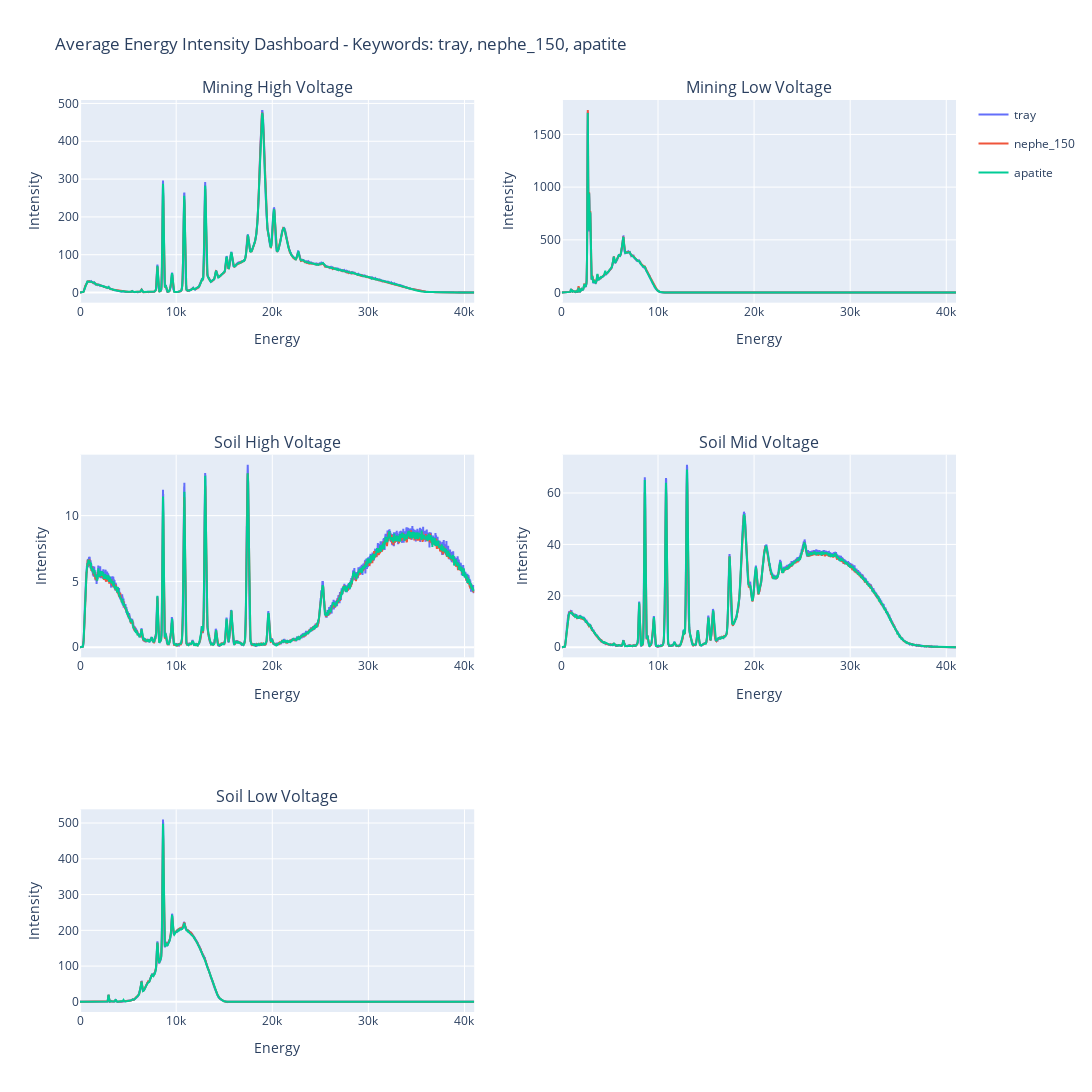

The notebook cell saved with this chart:
### Code cell
from pathlib import Path
import os
import pandas as pd
import plotly.graph_objects as go
from plotly.subplots import make_subplots
from plotly.colors import qualitative

# 1) Ask for three keywords (original + two additional)
keyword_1 = input("Enter keyword 1 (example: apatite, tray3, zircon): ").strip().lower()
keyword_2 = input("Enter keyword 2: ").strip().lower()
keyword_3 = input("Enter keyword 3: ").strip().lower()

keywords = [keyword_1, keyword_2, keyword_3]
if any(not k for k in keywords):
    raise ValueError("All three keywords are required.")

# Keep order but remove duplicates if repeated
keywords = list(dict.fromkeys(keywords))
print(f"Keywords to compare: {keywords}")

# One unique color per keyword, reused on all five plots
color_palette = qualitative.Plotly
keyword_colors = {keyword: color_palette[i % len(color_palette)] for i, keyword in enumerate(keywords)}
print(f"Keyword colors: {keyword_colors}")

# Base folder containing measurement run folders
base_dir = Path.cwd().parent / "sample_outputs"
if not base_dir.exists():
    raise FileNotFoundError(f"Could not find sample_outputs folder: {base_dir}")

# Retrieve CSV data separately for these five groups
target_groups = {
    "mininghighvoltage": "Mining High Voltage",
    "mininglowvoltage": "Mining Low Voltage",
    "soilhighvoltage": "Soil High Voltage",
    "soilmidvoltage": "Soil Mid Voltage",
    "soillowvoltage": "Soil Low Voltage",
}


def infer_energy_intensity_columns(df: pd.DataFrame):
    cols_lower = {c: str(c).lower() for c in df.columns}
    numeric_cols = [c for c in df.columns if pd.api.types.is_numeric_dtype(df[c])]

    if not numeric_cols:
        coerced = df.copy()
        for c in df.columns:
            coerced[c] = pd.to_numeric(coerced[c], errors="coerce")
        numeric_cols = [c for c in coerced.columns if pd.api.types.is_numeric_dtype(coerced[c])]
        df = coerced

    if len(numeric_cols) < 2:
        return None, None, df

    energy_candidates = [
        c for c in numeric_cols
        if any(k in cols_lower[c] for k in ["energy", "kev", "channel"])
    ]
    intensity_candidates = [
        c for c in numeric_cols
        if any(k in cols_lower[c] for k in ["intensity", "counts", "count", "cps", "rate"])
    ]

    x_col = energy_candidates[0] if energy_candidates else numeric_cols[0]

    if intensity_candidates:
        y_col = next((c for c in intensity_candidates if c != x_col), None)
    else:
        y_col = next((c for c in numeric_cols if c != x_col), None)

    return x_col, y_col, df


def find_candidate_folders(keyword: str):
    # Prefer folder-name matches first (most reliable for choosing the right run set)
    folder_name_matches = [
        folder for folder in base_dir.iterdir()
        if folder.is_dir() and keyword in folder.name.lower()
    ]

    if folder_name_matches:
        return sorted(folder_name_matches)

    # Fallback: match folders where at least one CSV file contains the keyword
    candidate_folders = []
    for folder in base_dir.iterdir():
        if not folder.is_dir():
            continue
        if any(keyword in p.name.lower() for p in folder.glob("*.csv")):
            candidate_folders.append(folder)

    return sorted(candidate_folders)


def build_avg_curves(candidate_folders):
    files_by_group = {k: [] for k in target_groups}

    for folder in candidate_folders:
        for csv_path in folder.glob("*.csv"):
            name = csv_path.name.lower()
            for key in target_groups:
                if key in name:
                    files_by_group[key].append(csv_path)
                    break

    for key, files in files_by_group.items():
        print(f"{target_groups[key]}: {len(files)} files")

    avg_curves = {}
    for key, file_list in files_by_group.items():
        aligned = []

        for file_path in file_list:
            try:
                df_raw = pd.read_csv(file_path)
            except Exception:
                continue

            x_col, y_col, df = infer_energy_intensity_columns(df_raw)
            if x_col is None or y_col is None:
                continue

            curve = df[[x_col, y_col]].copy()
            curve.columns = ["energy", "intensity"]
            curve["energy"] = pd.to_numeric(curve["energy"], errors="coerce")
            curve["intensity"] = pd.to_numeric(curve["intensity"], errors="coerce")
            curve = curve.dropna().sort_values("energy")

            if curve.empty:
                continue

            curve["energy"] = curve["energy"].round(6)
            aligned.append(curve)

        if aligned:
            combined = pd.concat(aligned, ignore_index=True)
            avg = combined.groupby("energy", as_index=False)["intensity"].mean()
            avg_curves[key] = avg
        else:
            avg_curves[key] = pd.DataFrame(columns=["energy", "intensity"])

    return avg_curves


# Build average curves for each keyword
avg_curves_by_keyword = {}
for keyword in keywords:
    print("\n" + "=" * 60)
    print(f"Processing keyword: {keyword}")

    candidate_folders = find_candidate_folders(keyword)
    if not candidate_folders:
        print(f"No folders found in {base_dir} for keyword: '{keyword}'")
        avg_curves_by_keyword[keyword] = {k: pd.DataFrame(columns=["energy", "intensity"]) for k in target_groups}
        continue

    folder_to_open = candidate_folders[0]
    os.startfile(str(folder_to_open))
    print(f"Opened folder: {folder_to_open}")
    print(f"Matched folders: {len(candidate_folders)}")

    avg_curves_by_keyword[keyword] = build_avg_curves(candidate_folders)

# Plot the five energy intensity graphs and superimpose all keyword curves
fig = make_subplots(
    rows=3,
    cols=2,
    subplot_titles=[
        target_groups["mininghighvoltage"],
        target_groups["mininglowvoltage"],
        target_groups["soilhighvoltage"],
        target_groups["soilmidvoltage"],
        target_groups["soillowvoltage"],
        "",
    ],
)

plot_positions = {
    "mininghighvoltage": (1, 1),
    "mininglowvoltage": (1, 2),
    "soilhighvoltage": (2, 1),
    "soilmidvoltage": (2, 2),
    "soillowvoltage": (3, 1),
}

for group_key, (r, c) in plot_positions.items():
    for keyword in keywords:
        avg = avg_curves_by_keyword[keyword][group_key]
        if not avg.empty:
            fig.add_trace(
                go.Scatter(
                    x=avg["energy"],
                    y=avg["intensity"],
                    mode="lines",
                    name=keyword,
                    legendgroup=keyword,
                    showlegend=(group_key == "mininghighvoltage"),
                    line={"color": keyword_colors[keyword]},
                ),
                row=r,
                col=c,
            )

    fig.update_xaxes(title_text="Energy", row=r, col=c)
    fig.update_yaxes(title_text="Intensity", row=r, col=c)

keywords_label = ", ".join(keywords)
fig.update_layout(
    height=1100,
    width=1500,
    title_text=f"Average Energy Intensity Dashboard - Keywords: {keywords_label}",
    showlegend=True,
)

safe_keywords = "_".join(k.replace(" ", "_") for k in keywords)
output_html = Path.cwd() / f"{safe_keywords}_energy_intensity_5_graphs_overlay.html"
fig.write_html(output_html, include_plotlyjs="cdn")
print(f"Saved dashboard HTML: {output_html}")

# Open the generated dashboard page
os.startfile(str(output_html))
fig

### Figure 1 — Plotly figure (JSON) as saved in the notebook; plotly's stock layout.template omitted (floating-point values rounded to 4 significant figures; data arrays with more than 128 entries replaced by an {"elided": "..."} marker saying what was removed)
{"data": [{"legendgroup": "tray", "line": {"color": "#636EFA"}, "mode": "lines", "name": "tray", "showlegend": true, "type": "scatter", "x": {"elided": "4096 float values"}, "xaxis": "x", "y": {"elided": "4096 float values"}, "yaxis": "y"}, {"legendgroup": "nephe_150", "line": {"color": "#EF553B"}, "mode": "lines", "name": "nephe_150", "showlegend": true, "type": "scatter", "x": {"elided": "2048 float values"}, "xaxis": "x", "y": {"elided": "2048 float values"}, "yaxis": "y"}, {"legendgroup": "apatite", "line": {"color": "#00CC96"}, "mode": "lines", "name": "apatite", "showlegend": true, "type": "scatter", "x": {"elided": "2048 float values"}, "xaxis": "x", "y": {"elided": "2048 float values"}, "yaxis": "y"}, {"legendgroup": "tray", "line": {"color": "#636EFA"}, "mode": "lines", "name": "tray", "showlegend": false, "type": "scatter", "x": {"elided": "4096 float values"}, "xaxis": "x2", "y": {"elided": "4096 float values"}, "yaxis": "y2"}, {"legendgroup": "nephe_150", "line": {"color": "#EF553B"}, "mode": "lines", "name": "nephe_150", "showlegend": false, "type": "scatter", "x": {"elided": "2048 float values"}, "xaxis": "x2", "y": {"elided": "2048 float values"}, "yaxis": "y2"}, {"legendgroup": "apatite", "line": {"color": "#00CC96"}, "mode": "lines", "name": "apatite", "showlegend": false, "type": "scatter", "x": {"elided": "2048 float values"}, "xaxis": "x2", "y": {"elided": "2048 float values"}, "yaxis": "y2"}, {"legendgroup": "tray", "line": {"color": "#636EFA"}, "mode": "lines", "name": "tray", "showlegend": false, "type": "scatter", "x": {"elided": "4096 float values"}, "xaxis": "x3", "y": {"elided": "4096 float values"}, "yaxis": "y3"}, {"legendgroup": "nephe_150", "line": {"color": "#EF553B"}, "mode": "lines", "name": "nephe_150", "showlegend": false, "type": "scatter", "x": {"elided": "2048 float values"}, "xaxis": "x3", "y": {"elided": "2048 float values"}, "yaxis": "y3"}, {"legendgroup": "apatite", "line": {"color": "#00CC96"}, "mode": "lines", "name": "apatite", "showlegend": false, "type": "scatter", "x": {"elided": "2048 float values"}, "xaxis": "x3", "y": {"elided": "2048 float values"}, "yaxis": "y3"}, {"legendgroup": "tray", "line": {"color": "#636EFA"}, "mode": "lines", "name": "tray", "showlegend": false, "type": "scatter", "x": {"elided": "4096 float values"}, "xaxis": "x4", "y": {"elided": "4096 float values"}, "yaxis": "y4"}, {"legendgroup": "nephe_150", "line": {"color": "#EF553B"}, "mode": "lines", "name": "nephe_150", "showlegend": false, "type": "scatter", "x": {"elided": "2048 float values"}, "xaxis": "x4", "y": {"elided": "2048 float values"}, "yaxis": "y4"}, {"legendgroup": "apatite", "line": {"color": "#00CC96"}, "mode": "lines", "name": "apatite", "showlegend": false, "type": "scatter", "x": {"elided": "2048 float values"}, "xaxis": "x4", "y": {"elided": "2048 float values"}, "yaxis": "y4"}, {"legendgroup": "tray", "line": {"color": "#636EFA"}, "mode": "lines", "name": "tray", "showlegend": false, "type": "scatter", "x": {"elided": "4096 float values"}, "xaxis": "x5", "y": {"elided": "4096 float values"}, "yaxis": "y5"}, {"legendgroup": "nephe_150", "line": {"color": "#EF553B"}, "mode": "lines", "name": "nephe_150", "showlegend": false, "type": "scatter", "x": {"elided": "2048 float values"}, "xaxis": "x5", "y": {"elided": "2048 float values"}, "yaxis": "y5"}, {"legendgroup": "apatite", "line": {"color": "#00CC96"}, "mode": "lines", "name": "apatite", "showlegend": false, "type": "scatter", "x": {"elided": "2048 float values"}, "xaxis": "x5", "y": {"elided": "2048 float values"}, "yaxis": "y5"}], "layout": {"annotations": [{"font": {"size": 16}, "showarrow": false, "text": "Mining High Voltage", "x": 0.225, "xanchor": "center", "xref": "paper", "y": 1, "yanchor": "bottom", "yref": "paper"}, {"font": {"size": 16}, "showarrow": false, "text": "Mining Low Voltage", "x": 0.775, "xanchor": "center", "xref": "paper", "y": 1, "yanchor": "bottom", "yref": "paper"}, {"font": {"size": 16}, "showarrow": false, "text": "Soil High Voltage", "x": 0.225, "xanchor": "center", "xref": "paper", "y": 0.6111, "yanchor": "bottom", "yref": "paper"}, {"font": {"size": 16}, "showarrow": false, "text": "Soil Mid Voltage", "x": 0.775, "xanchor": "center", "xref": "paper", "y": 0.6111, "yanchor": "bottom", "yref": "paper"}, {"font": {"size": 16}, "showarrow": false, "text": "Soil Low Voltage", "x": 0.225, "xanchor": "center", "xref": "paper", "y": 0.2222, "yanchor": "bottom", "yref": "paper"}], "height": 1100, "showlegend": true, "title": {"text": "Average Energy Intensity Dashboard - Keywords: tray, nephe_150, apatite"}, "width": 1500, "xaxis": {"anchor": "y", "domain": [0, 0.45], "title": {"text": "Energy"}}, "xaxis2": {"anchor": "y2", "domain": [0.55, 1], "title": {"text": "Energy"}}, "xaxis3": {"anchor": "y3", "domain": [0, 0.45], "title": {"text": "Energy"}}, "xaxis4": {"anchor": "y4", "domain": [0.55, 1], "title": {"text": "Energy"}}, "xaxis5": {"anchor": "y5", "domain": [0, 0.45], "title": {"text": "Energy"}}, "xaxis6": {"anchor": "y6", "domain": [0.55, 1]}, "yaxis": {"anchor": "x", "domain": [0.7778, 1], "title": {"text": "Intensity"}}, "yaxis2": {"anchor": "x2", "domain": [0.7778, 1], "title": {"text": "Intensity"}}, "yaxis3": {"anchor": "x3", "domain": [0.3889, 0.6111], "title": {"text": "Intensity"}}, "yaxis4": {"anchor": "x4", "domain": [0.3889, 0.6111], "title": {"text": "Intensity"}}, "yaxis5": {"anchor": "x5", "domain": [0, 0.2222], "title": {"text": "Intensity"}}, "yaxis6": {"anchor": "x6", "domain": [0, 0.2222]}}}
